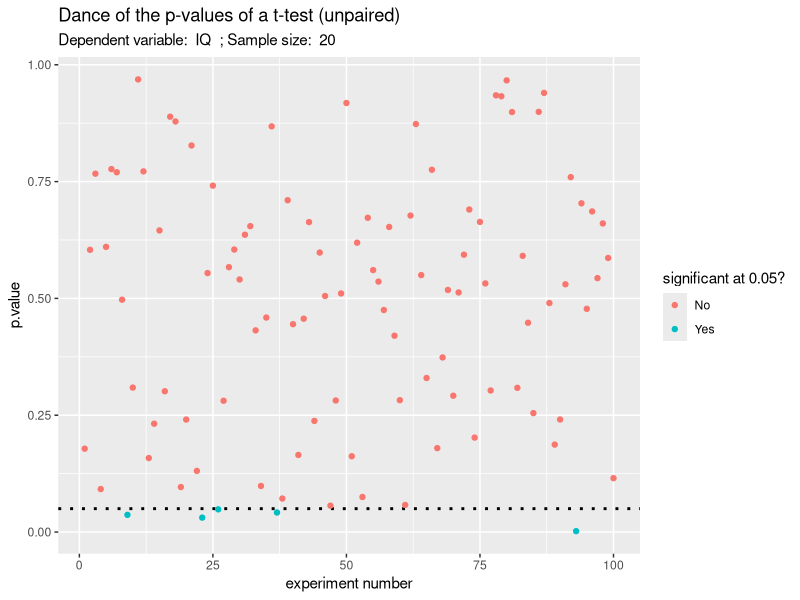
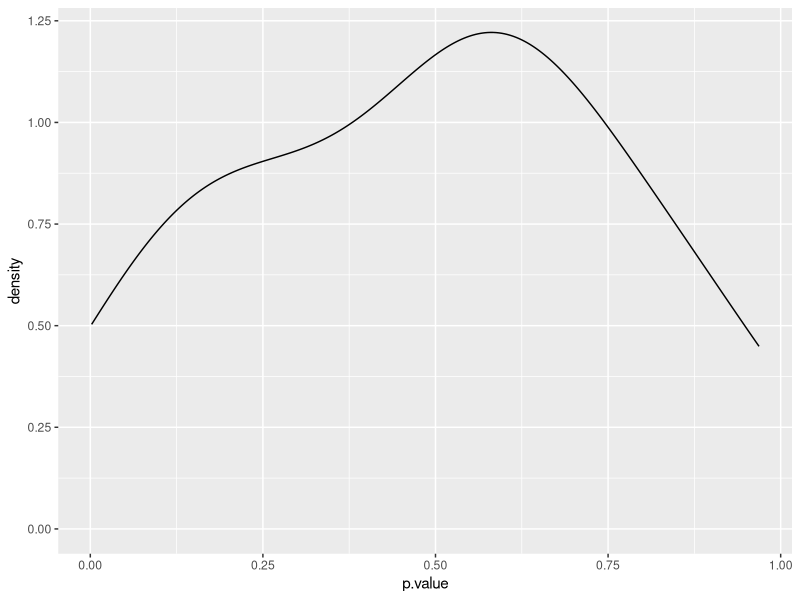
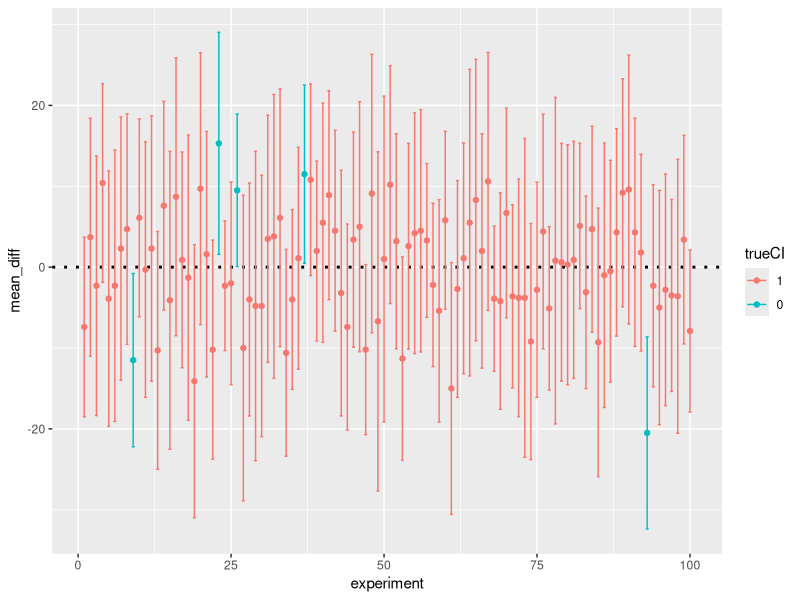
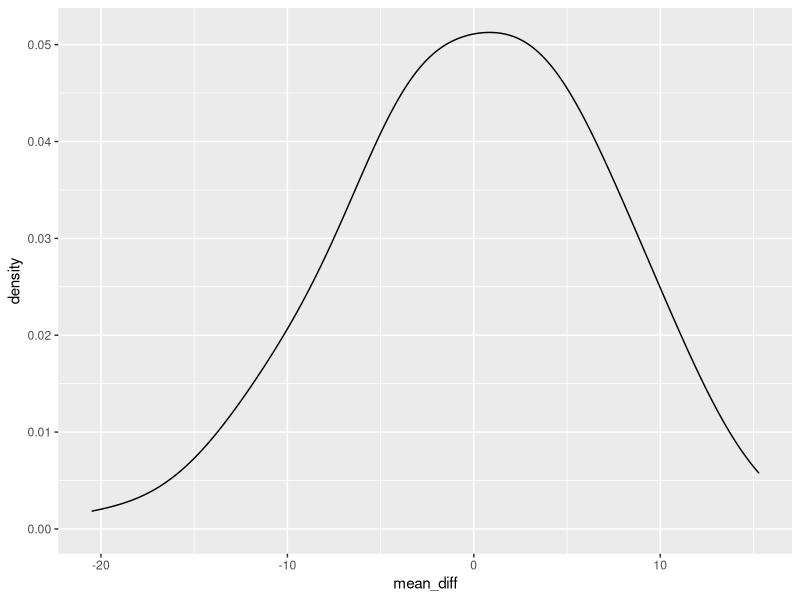

The R script that drew these images, in order:
library(ggplot2)
library(dplyr)
library(tidyr)


################# generate population ######################

# set population characteristics
population_size <- 10000000
# height - H: there is a difference between men and women (men are taller than women)
population_group0_height <- 175
population_group1_height <- 165
population_height <- (population_group0_height - population_group1_height) 
population_height_sd <- 7
# IQ - H: there is no difference between men and women
population_group0_IQ <- 100
population_group1_IQ <- 100
population_IQ <- population_group0_IQ - population_group0_IQ
population_IQ_sd <- 15

# generate Data women
height <- round(rnorm((population_size/2), population_group1_height, population_height_sd), 0)
IQ <- round(rnorm((population_size/2), population_group1_IQ, population_IQ_sd), 0)
sex <- 1
women_df <- data.frame(sex, height, IQ)

# generate data men
height <- round(rnorm((population_size/2), population_group0_height, population_height_sd), 0)
IQ <- round(rnorm((population_size/2), population_group0_IQ, population_IQ_sd), 0)
sex <- 0
men_df <- data.frame(sex, height, IQ)


# merge in df
population_df <- rbind(women_df, men_df)
population_df$sex <- as.factor(population_df$sex)


# visualize the population height
#ggplot(data=population_df, aes(x=height, group=sex, fill=sex)) + geom_density(adjust=1.5, alpha=.4) 

# visualize the population IQ
#ggplot(data=population_df, aes(x=IQ, group=sex, fill=sex)) + geom_density(adjust=1.5, alpha=.4) 




################# Set up simulation ######################

# create DF to hold results from all iterations
results_df <- data.frame() 


# Function than runs an experiment (t-test). Takes a random sample from the population each time it's called.
random_sample_experiment <- function(dep_var, pop_mean, n_i, sample_size) {
  #debug
  #n_i=5
  
  # each iteration represents an experiment that takes a random sample 
  # (of the set sample size) from the population
  for (i in 1:n_i) {
    #debug
    #sample_size=20
    #dep_var="IQ"
    #pop_mean=100
    #i=1
    
    # get sample
    sample_women <- sample_n(women_df, (sample_size*0.5))
    sample_men <- sample_n(men_df, (sample_size*0.5))
    # merge sample
    sample <- rbind(sample_men, sample_women)
    
    # t test
    formula <- as.formula(paste(dep_var, "~ sex"))
    res <- t.test(formula, data = sample, var.equal = TRUE)
    
    # does CI include true mean?
    true_CI <- ifelse(res$conf.int[1] < pop_mean & pop_mean < res$conf.int[2], 1, 0)
    # is result statistically significant?
    sig <- ifelse(res$p.value <= 0.05, 1, 0)

    # add results to df
    res_df <- data.frame(experiment = i, 
                         true_mean = pop_mean, 
                         p.value = res$p.value, 
                         df = res$stderr, 
                         t.value = res$statistic, 
                         conf.low = res$conf.int[1], 
                         conf.high = res$conf.int[2], 
                         mean_men = res$estimate[1], 
                         mean_women = res$estimate[2], 
                         mean_diff = res$estimate[1] - res$estimate[2], 
                         trueCI = as.factor(true_CI),
                         sig = as.factor(sig),
                         sample_size = sample_size,
                         dep_var = dep_var
                         )
    
    # update global results_df
    results_df <<- rbind(results_df, res_df)
    
    # show results
    #print(res_df)
  }
  #return(results_df)
}


############## run the dance of the CIs #####################

# This runs the simulation of the experiments N times
# enter the dependent variable, population mean, number of experiments and sample size per experiment
random_sample_experiment("IQ", population_IQ,  100, 20)
#random_sample_experiment("height", population_height,  100, 20)


# visualize the dance of the p-values
p_plot <- ggplot(data=results_df, aes(y=p.value, x=experiment, color=sig)) +
  geom_hline(yintercept=0.05, linetype="dotted", color="black", linewidth = 1) +
  geom_point() +
  labs(
    title = "Dance of the p-values of a t-test (unpaired)",
    subtitle = paste("Dependent variable: ", results_df$dep_var, " ; Sample size: ", results_df$sample_size),
    color = "significant at 0.05?",
  ) +
  xlab("experiment number") +
  scale_color_discrete(labels=c('No', 'Yes'))
p_plot

# visualize density of p values from all samples
ggplot(data=results_df, aes(x=p.value)) + geom_density(adjust=1.5, alpha=.4) 



# visualize the dance of the CIs
ci_plot <- ggplot(data=results_df, aes(y=mean_diff, x=experiment, color=trueCI)) + 
  geom_hline(yintercept=results_df$true_mean, linetype="dotted", color="black", linewidth = 1) +
  geom_errorbar(aes(ymin=conf.low, ymax=conf.high), width=.5) +
  geom_point() 
print(ci_plot)

# visualize density of means received from all samples
ggplot(data=results_df, aes(x=mean_diff)) + geom_density(adjust=1.5, alpha=.4) 
